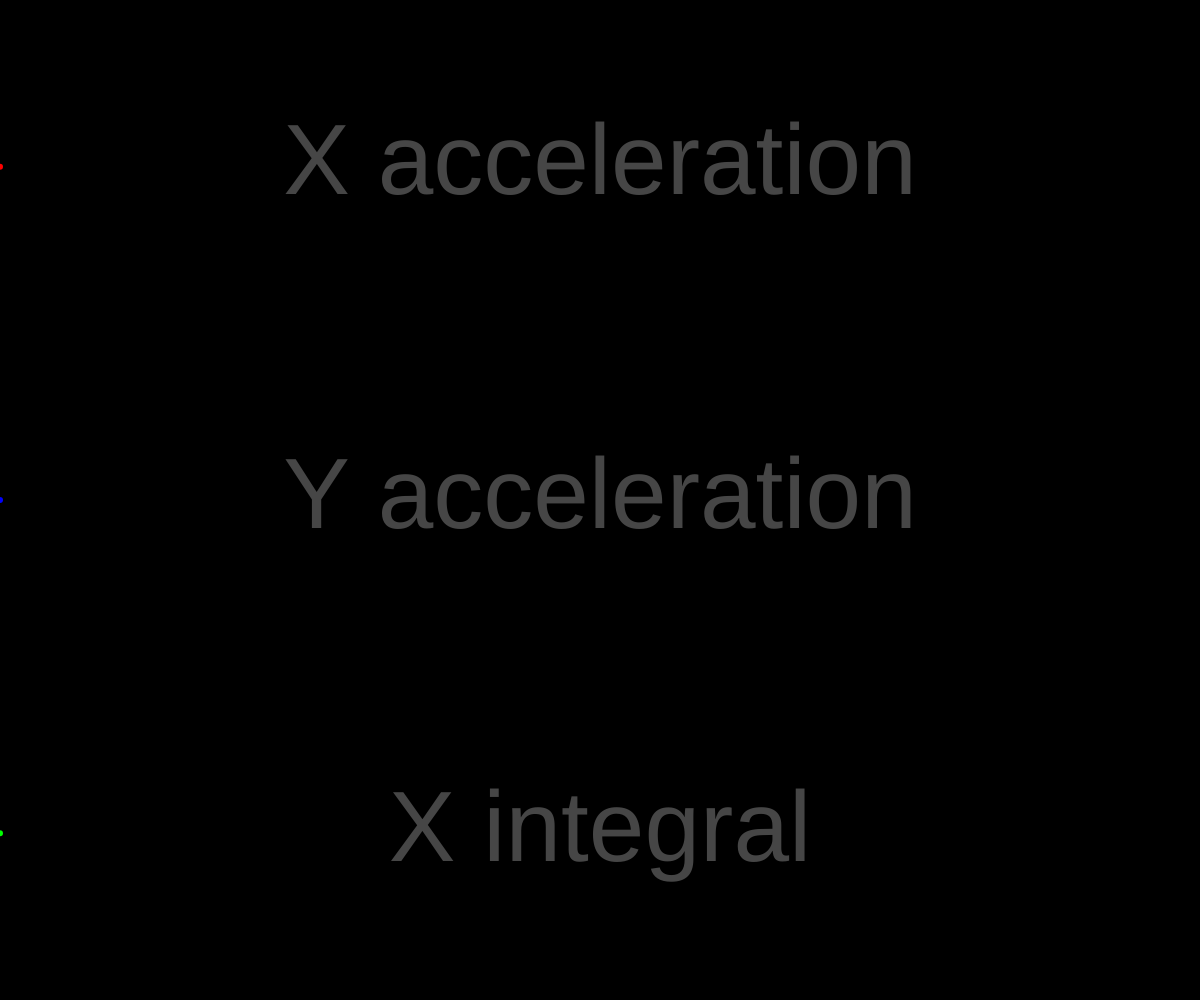
Frame 1 (no input)
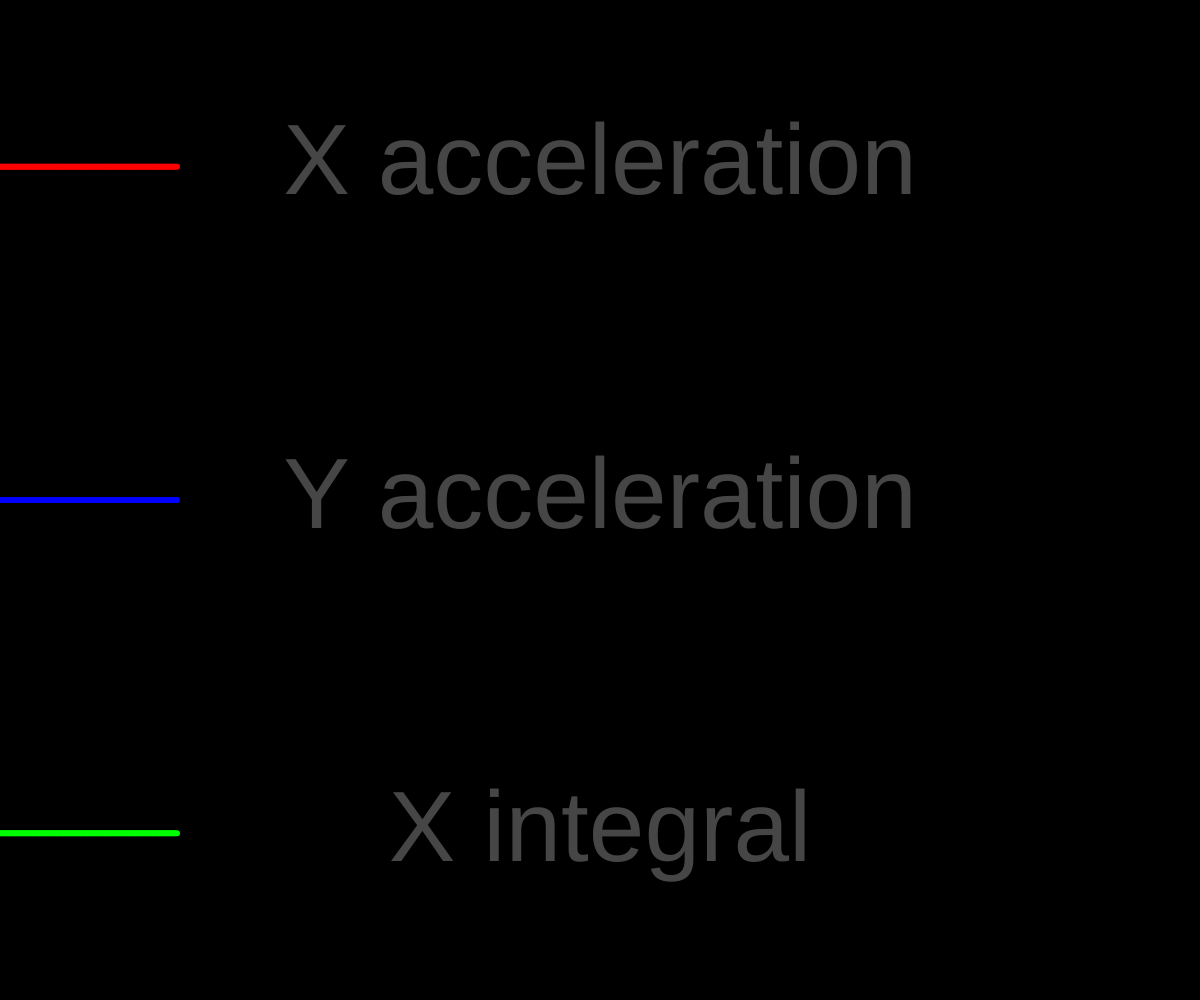
Frame 60 (no input)
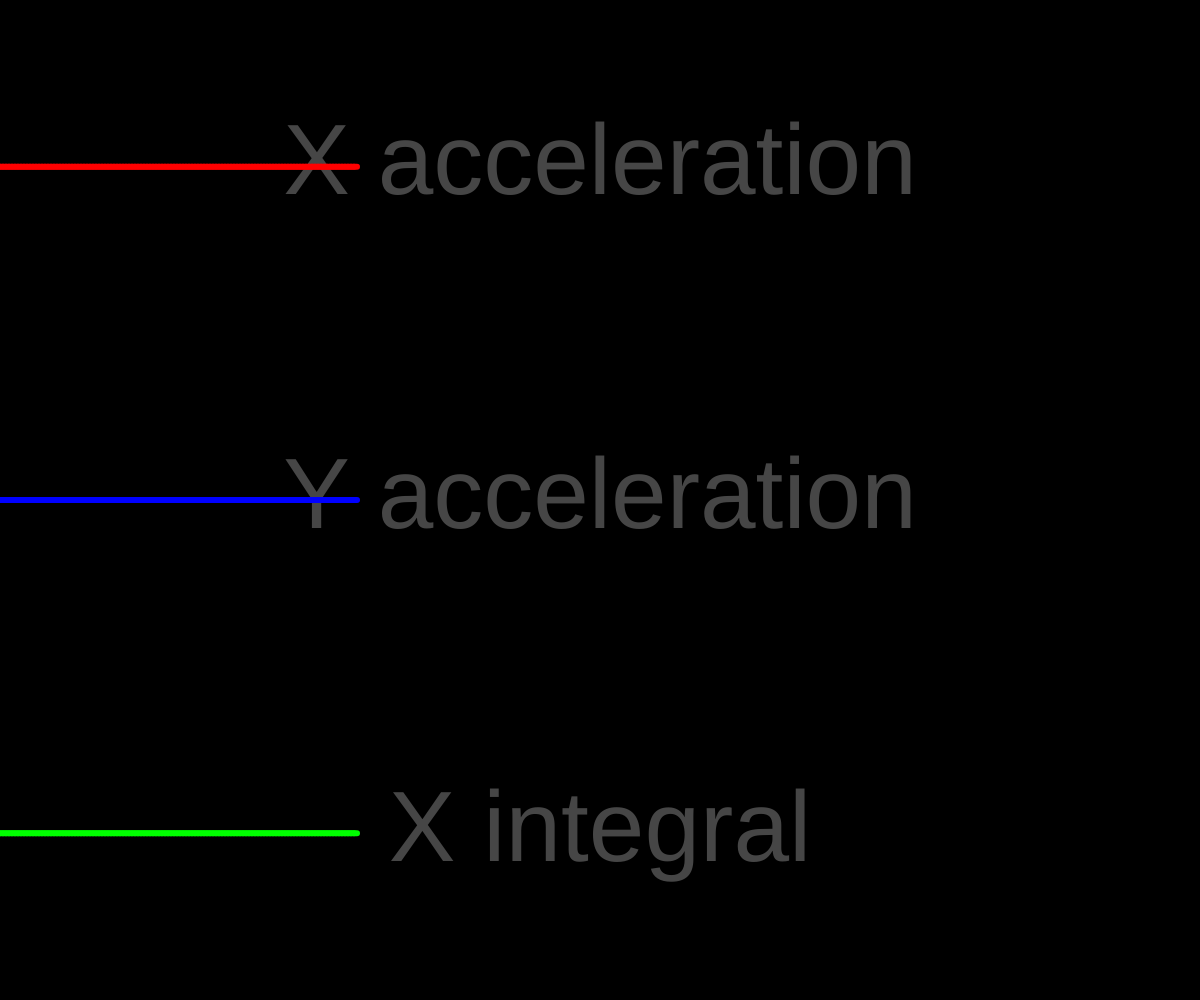
Frame 120 (the mouse pressed at the canvas centre since frame 60)

The p5.js sketch that drew these frames (run headless with seeded random() and noise() and a simulated clock; from frame 60 on, the mouse is pressed at the canvas centre):

// p5.js sketch
// ── sketch.js
var xPos = 0;
var pXIntegral, xIntegral = 0;
var ppAccelerationX;

function setup(){
  createCanvas(windowWidth, windowHeight);
  xPos = 0;
  stroke(255);
  strokeWeight(6);
  fill(70);
  
  size = windowHeight/10;
  textSize(size);
  textAlign(CENTER,CENTER);

      background(0);
    noStroke();
    text("X acceleration", windowWidth/2, windowHeight/6);
    text("Y acceleration", windowWidth/2, 3*windowHeight/6);
    text("X integral", windowWidth/2, 5*windowHeight/6);
    stroke(255);

}

function draw(){

  if(xPos<windowWidth){

    xIntegral += accelerationX;

    stroke(255,0,0);
    line(xPos - 3, windowHeight/6-map(pAccelerationX,-40,40,-windowHeight/6,windowHeight/6), xPos,windowHeight/6-map(accelerationX,-40,40,-windowHeight/6,windowHeight/6))
    stroke(0,0,255);
    line(xPos - 3, 3*windowHeight/6-map(pAccelerationX - ppAccelerationX,-40,40,-windowHeight/6,windowHeight/6), xPos,3*windowHeight/6-map(accelerationX - pAccelerationX,-40,40,-windowHeight/6,windowHeight/6))
    stroke(0,255,0);
    line(xPos - 3, 5*windowHeight/6-map(pXIntegral,-100,100,-windowHeight/6,windowHeight/6), xPos,5*windowHeight/6-map(xIntegral,-100,100,-windowHeight/6,windowHeight/6))

    pXIntegral = xIntegral;
    ppAccelerationX = pAccelerationX;

  // point(xPos,windowHeight/6-map(accelerationX,-40,40,-windowHeight/6,windowHeight/6));
  // point(xPos,3*windowHeight/6-map(accelerationY,-40,40,-windowHeight/6,windowHeight/6));
  // point(xPos,5*windowHeight/6-map(accelerationZ,-40,40,-windowHeight/6,windowHeight/6));

  xPos = xPos + 3;

}

}


/*

  //testing without map function gives same results

  stroke(255,0,0);
  point(xPos,windowHeight/6 - rotationX*(windowHeight/6)/180);
  stroke(0,255,0);
  point(xPos,3*windowHeight/6 - rotationY*(windowHeight/6)/180);
  stroke(0,0,255);
  point(xPos,windowHeight - (rotationZ)*(windowHeight/6)/180);

*/
